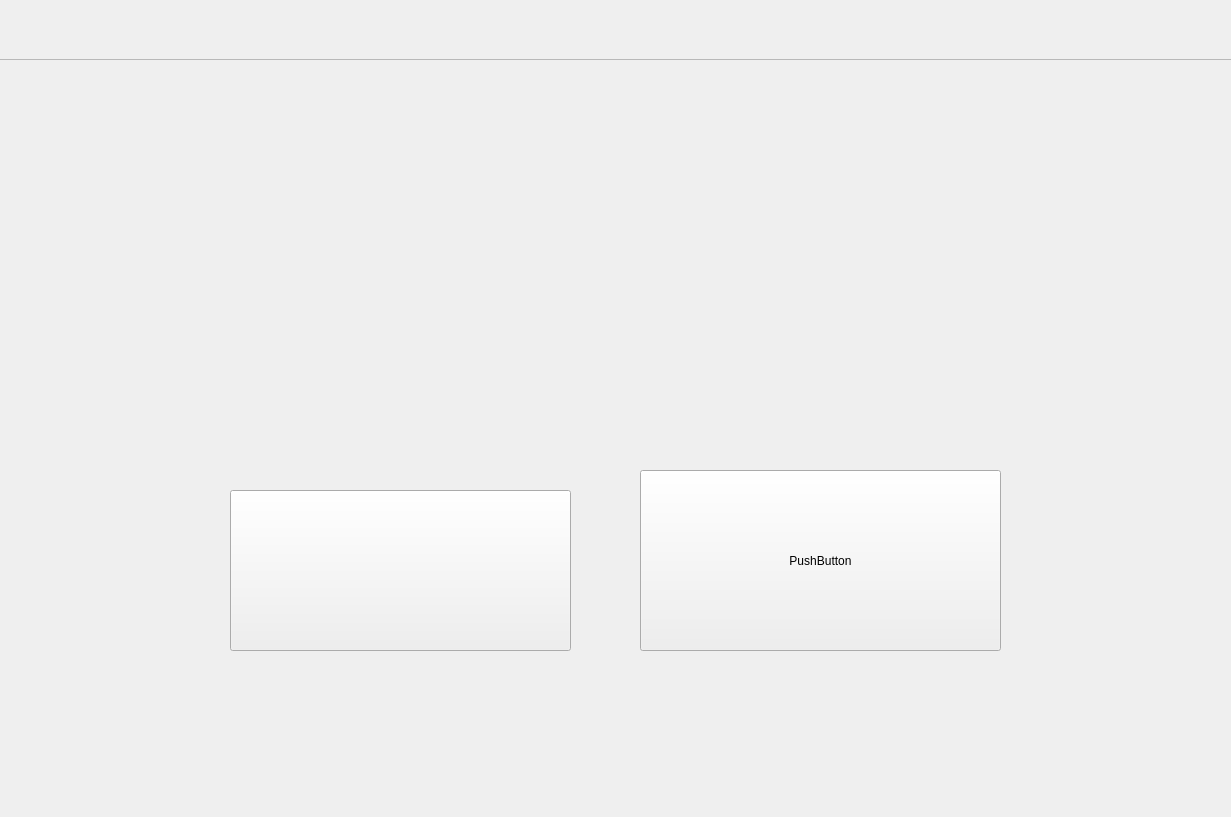
<?xml version="1.0" encoding="UTF-8"?>
<ui version="4.0">
 <class>MainWindow</class>
 <widget class="QMainWindow" name="MainWindow">
  <property name="geometry">
   <rect>
    <x>0</x>
    <y>0</y>
    <width>1231</width>
    <height>817</height>
   </rect>
  </property>
  <property name="windowTitle">
   <string>MainWindow</string>
  </property>
  <property name="styleSheet">
   <string notr="true"/>
  </property>
  <widget class="QWidget" name="centralwidget">
   <property name="styleSheet">
    <string notr="true">#centralwidget {
    border-image: url(:/main_window/Assets/image/Home_Light_BG.png)
}</string>
   </property>
   <widget class="QFrame" name="frame">
    <property name="geometry">
     <rect>
      <x>-20</x>
      <y>-20</y>
      <width>1271</width>
      <height>80</height>
     </rect>
    </property>
    <property name="sizePolicy">
     <sizepolicy hsizetype="Expanding" vsizetype="Preferred">
      <horstretch>0</horstretch>
      <verstretch>0</verstretch>
     </sizepolicy>
    </property>
    <property name="maximumSize">
     <size>
      <width>16777215</width>
      <height>80</height>
     </size>
    </property>
    <property name="styleSheet">
     <string notr="true">border-image: url(:/main_window/Assets/image/header.png)</string>
    </property>
    <property name="frameShape">
     <enum>QFrame::Shape::StyledPanel</enum>
    </property>
    <property name="frameShadow">
     <enum>QFrame::Shadow::Raised</enum>
    </property>
   </widget>
   <widget class="QPushButton" name="newFileButton">
    <property name="geometry">
     <rect>
      <x>230</x>
      <y>490</y>
      <width>341</width>
      <height>161</height>
     </rect>
    </property>
    <property name="styleSheet">
     <string notr="true">border-image: url(:/main_window/Assets/icon/new_file.png)</string>
    </property>
    <property name="text">
     <string/>
    </property>
   </widget>
   <widget class="QPushButton" name="openFileButton">
    <property name="geometry">
     <rect>
      <x>640</x>
      <y>470</y>
      <width>361</width>
      <height>181</height>
     </rect>
    </property>
    <property name="styleSheet">
     <string notr="true">border-image: url(:/main_window/Assets/icon/open_file.png);</string>
    </property>
    <property name="text">
     <string>PushButton</string>
    </property>
   </widget>
  </widget>
 </widget>
 <resources>
  <include location="../resource.qrc"/>
 </resources>
 <connections/>
</ui>
